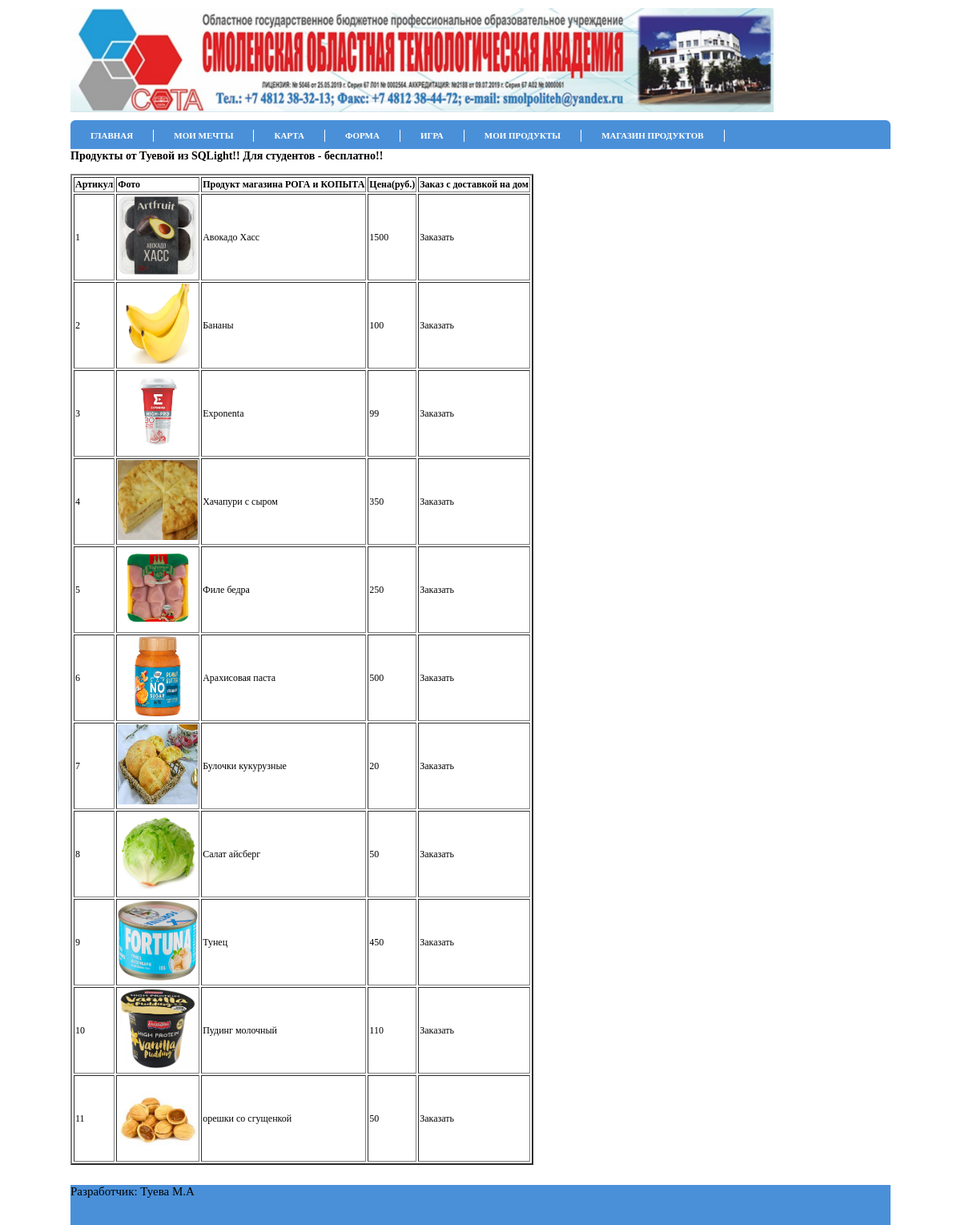
The page /app/product/ on the database its author committed.
### app/models.py (models this page shows)
class Product(models.Model):
    id = models.IntegerField(primary_key=True) #ключевое
    name = models.CharField(max_length=50)
    price = models.IntegerField()
    foto = models.CharField(max_length=50)

### app/views.py (the view)
# urls.py: path('product/', views.product, name='product'),
def product(request):
    products = Product.objects.all()
    return render(request,'product.html',  {'products': products})

### app/templates/product.html (shortened to what this page needs)
{% extends "base.html" %}
{% block content %}
<div id="center_block">
    <h3>Продукты от Туевой из SQLight!! Для студентов - бесплатно!!</h3>
    <table border="2">
     <tr>
        <th>Артикул</th>
        <th>Фото</th>
        <th>Продукт магазина РОГА и КОПЫТА</th>
        <th>Цена(руб.)</th>
        <th>Заказ с доставкой на дом</th>
    </tr>
    {% for item in products %}
         <tr>
         <td>{{ item.id }}</td>
         <td><img src="../../static/images/{{ item.foto}}" width="100" height="100"></td>
         <td>{{ item.name }}</td>
         <td>{{ item.price }}</td>
         <td>Заказать </td>
        </tr>
    {% endfor %}
    </table>
</div>
{% endblock %}

### app/templates/base.html (shortened to what this page needs)
<!DOCTYPE html>
<html>
<head>
    {% load static %}
    <link rel="stylesheet" type="text/css" href="{% static 'css/style.css' %}" />
</head>
<body>
<div id="wrapper">
    <div id='header'>
        <img src="{% static 'images/sota2.jpg' %}" height="130" alt="header"/>
    </div>
        <div id ="menu">
            <ul>
                    <li><a href="{% url 'index' %}">Главная</a></li>
                    <li><a href="{% url 'simple' %}">Мои мечты</a></li>
                    <li><a href="{% url 'map' %}">Карта</a></li>
                    <li><a href="{% url 'my_form' %}">Форма</a></li>
                    <li><a href="{% url 'game' %}">Игра</a></li>
                 <li><a href="{% url 'product' %}">Мои продукты</a></li>
                <li><a href="{% url 'new_product' %}">Магазин продуктов</a></li>
            </ul>
            <br />
        </div>
<div id='content'>
    {% block content %}{% endblock %}
</div>
</div>
<div id="footer" style=" margin-top: 25px">
   Разработчик: Туева М.А
</div>
</body>

### app/static/css/style.css (style rules this page uses)
html, body { height:100%; color: #000; background: #FFFFFF; word-wrap: break-word; font-size: 12px; font-family: Lobster, cursive; margin: 0; text-align: center; }
#wrapper { height:auto !important; height:100%; min-height:100%; width: 1024px; margin: 0 auto; text-align: left; }
#header { height:140px; background: #fff; padding-top: 10px; }
#menu { display: block; float:left; background:#4a90d9; height:36px; width: 100%; -webkit-border-top-left-radius: 6px; -webkit-border-top-right-radius: 6px; -moz-border-radius-topleft: 6px; -moz-border-radius-topright: 6px; border-top-left-radius: 6px; border-top-right-radius: 6px; }
#menu ul { list-style:none; margin-left: -40px; width: 100%; }
#menu li { list-style:none; float:left; border-right:1px solid #fff; }
#menu li a { color: #fff; text-transform:uppercase; font-size:11px; font-weight:bold; text-decoration:none; padding:0 25px; }
#footer { width: 1024px; margin: 0 auto; text-align: left; height: 50px; margin-top: -100px; background: #4a90d9; font-family: Lobster, cursive; font-size: 15px; }

### rows shown on the page
Product: id "1", foto (picture), name "Авокадо Хасс", price "1500"
Product: id "2", foto (picture), name "Бананы", price "100"
Product: id "3", foto (picture), name "Exponenta", price "99"
Product: id "4", foto (picture), name "Хачапури с сыром", price "350"
Product: id "5", foto (picture), name "Филе бедра", price "250"
Product: id "6", foto (picture), name "Арахисовая паста", price "500"
Product: id "7", foto (picture), name "Булочки кукурузные", price "20"
Product: id "8", foto (picture), name "Салат айсберг", price "50"
Product: id "9", foto (picture), name "Тунец", price "450"
Product: id "10", foto (picture), name "Пудинг молочный", price "110"
Product: id "11", foto (picture), name "орешки со сгущенкой", price "50"
